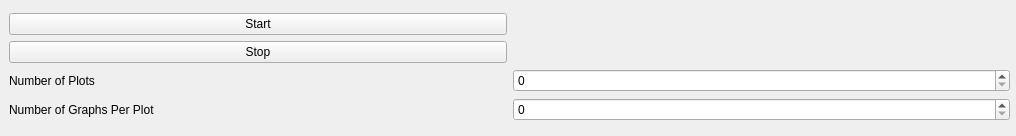
<?xml version="1.0" encoding="UTF-8"?>
<ui version="4.0">
 <class>DataDemonstrator</class>
 <widget class="QWidget" name="DataDemonstrator">
  <property name="geometry">
   <rect>
    <x>0</x>
    <y>0</y>
    <width>1016</width>
    <height>136</height>
   </rect>
  </property>
  <property name="windowTitle">
   <string>Form</string>
  </property>
  <widget class="QWidget" name="verticalLayoutWidget">
   <property name="geometry">
    <rect>
     <x>9</x>
     <y>9</y>
     <width>1001</width>
     <height>116</height>
    </rect>
   </property>
   <layout class="QVBoxLayout" name="verticalLayout">
    <item>
     <layout class="QGridLayout" name="gridLayout">
      <item row="3" column="0">
       <widget class="QLabel" name="plotNrLabel">
        <property name="text">
         <string>Number of Plots</string>
        </property>
       </widget>
      </item>
      <item row="3" column="1">
       <widget class="QSpinBox" name="spinBoxPlots"/>
      </item>
      <item row="4" column="1">
       <widget class="QSpinBox" name="spinBoxNrGraphs"/>
      </item>
      <item row="1" column="0">
       <widget class="QPushButton" name="startButton">
        <property name="text">
         <string>Start</string>
        </property>
       </widget>
      </item>
      <item row="4" column="0">
       <widget class="QLabel" name="graphNrLabel">
        <property name="text">
         <string>Number of Graphs Per Plot</string>
        </property>
       </widget>
      </item>
      <item row="2" column="0">
       <widget class="QPushButton" name="stopButton">
        <property name="text">
         <string>Stop</string>
        </property>
       </widget>
      </item>
     </layout>
    </item>
   </layout>
  </widget>
 </widget>
 <resources/>
 <connections/>
</ui>
